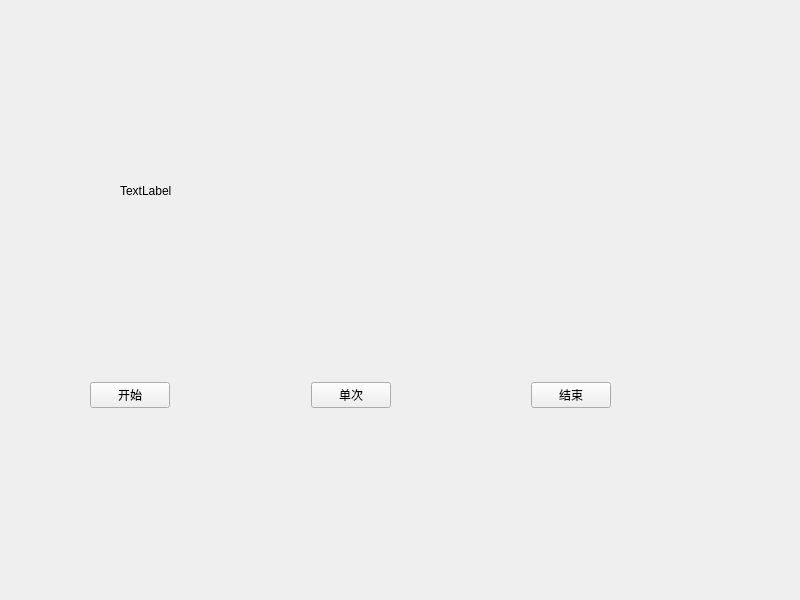
<?xml version="1.0" encoding="UTF-8"?>
<ui version="4.0">
 <class>Widget</class>
 <widget class="QWidget" name="Widget">
  <property name="geometry">
   <rect>
    <x>0</x>
    <y>0</y>
    <width>800</width>
    <height>600</height>
   </rect>
  </property>
  <property name="windowTitle">
   <string>Widget</string>
  </property>
  <widget class="QLabel" name="label">
   <property name="geometry">
    <rect>
     <x>120</x>
     <y>30</y>
     <width>501</width>
     <height>321</height>
    </rect>
   </property>
   <property name="text">
    <string>TextLabel</string>
   </property>
   <property name="scaledContents">
    <bool>true</bool>
   </property>
  </widget>
  <widget class="QWidget" name="">
   <property name="geometry">
    <rect>
     <x>90</x>
     <y>380</y>
     <width>521</width>
     <height>30</height>
    </rect>
   </property>
   <layout class="QHBoxLayout" name="horizontalLayout">
    <item>
     <widget class="QPushButton" name="startButton">
      <property name="text">
       <string>开始</string>
      </property>
     </widget>
    </item>
    <item>
     <spacer name="horizontalSpacer_2">
      <property name="orientation">
       <enum>Qt::Horizontal</enum>
      </property>
      <property name="sizeHint" stdset="0">
       <size>
        <width>40</width>
        <height>20</height>
       </size>
      </property>
     </spacer>
    </item>
    <item>
     <widget class="QPushButton" name="singleButton">
      <property name="text">
       <string>单次</string>
      </property>
     </widget>
    </item>
    <item>
     <spacer name="horizontalSpacer">
      <property name="orientation">
       <enum>Qt::Horizontal</enum>
      </property>
      <property name="sizeHint" stdset="0">
       <size>
        <width>40</width>
        <height>20</height>
       </size>
      </property>
     </spacer>
    </item>
    <item>
     <widget class="QPushButton" name="stopButton">
      <property name="text">
       <string>结束</string>
      </property>
     </widget>
    </item>
   </layout>
  </widget>
 </widget>
 <resources/>
 <connections/>
</ui>
